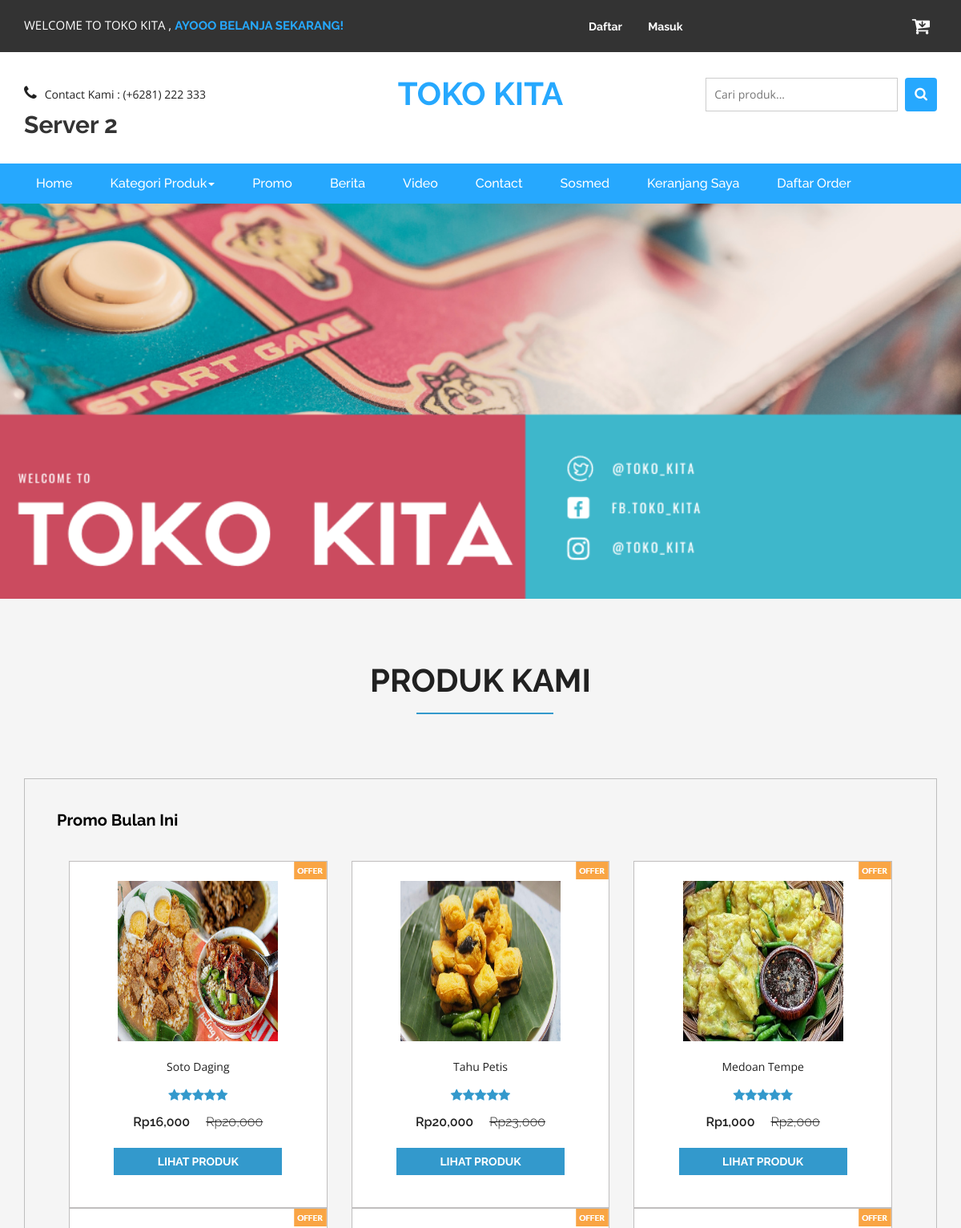
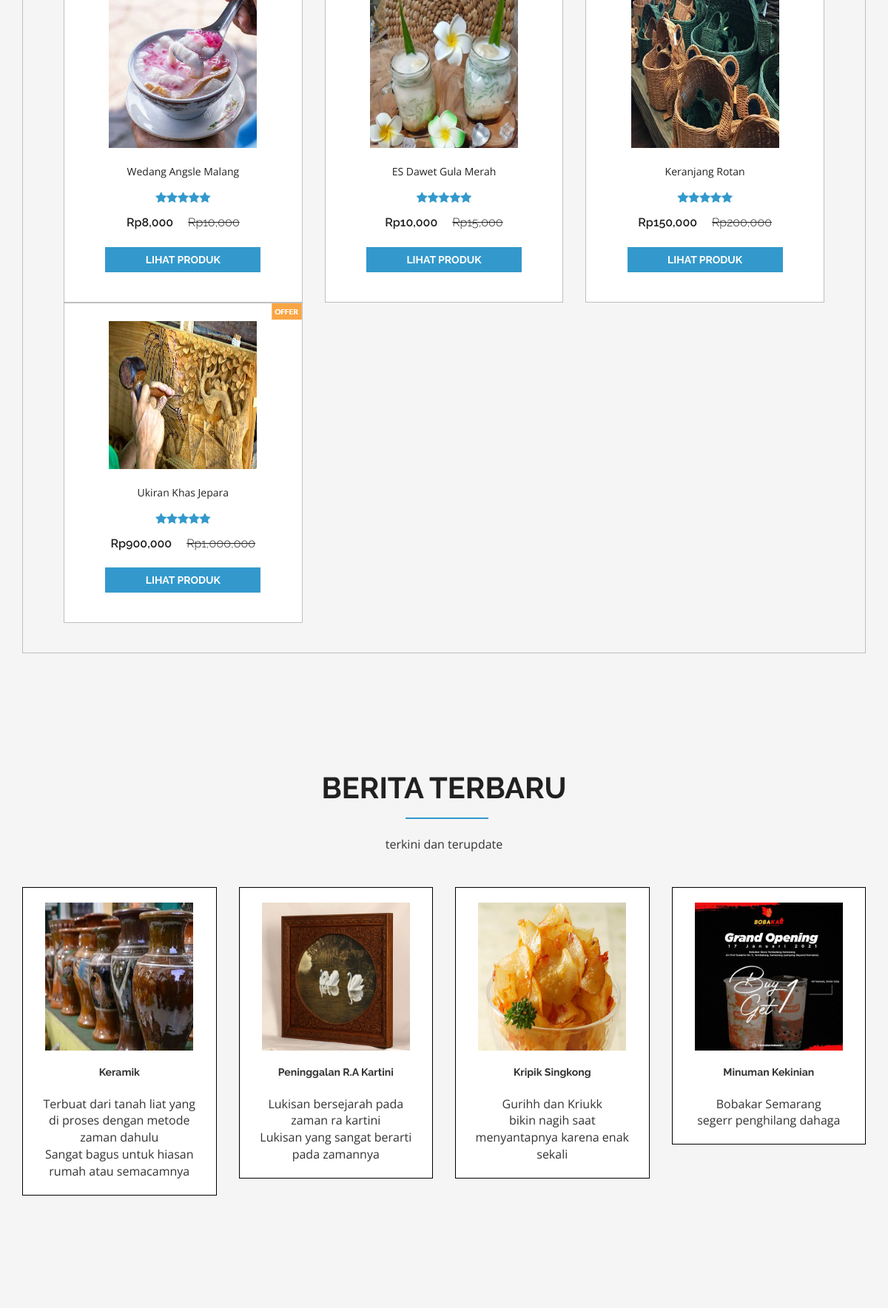
The page / (upper part) on the database its author committed (2 pictures, top to bottom).
### tables this page shows
CREATE TABLE `produk` (
  `idproduk` int(11) NOT NULL,
  `idkategori` int(11) NOT NULL,
  `namaproduk` varchar(30) NOT NULL,
  `gambar` varchar(100) NOT NULL,
  `deskripsi` varchar(200) NOT NULL,
  `rate` int(11) NOT NULL,
  `hargabefore` int(11) NOT NULL,
  `hargaafter` int(11) NOT NULL,
  `tgldibuat` timestamp NOT NULL DEFAULT current_timestamp()
);

CREATE TABLE `berita` (
  `id_berita` int(5) UNSIGNED NOT NULL,
  `idkategori` int(11) NOT NULL,
  `judul` varchar(100) NOT NULL DEFAULT '',
  `headline` text NOT NULL,
  `isi` text NOT NULL,
  `gambar` varchar(100) NOT NULL,
  `pengirim` varchar(15) NOT NULL DEFAULT '',
  `tanggal` timestamp NOT NULL DEFAULT current_timestamp() ON UPDATE current_timestamp()
);

### index.php (the view, shortened to what this page needs)
<?php
include 'dbconnect.php';
?>
<!DOCTYPE html>
<html>
<head>
	<link href="css/bootstrap.css" rel="stylesheet" type="text/css" media="all" />
	<link href="css/style.css" rel="stylesheet" type="text/css" media="all" />
	<link href="css/okok.css" rel="stylesheet" type="text/css" media="all" />
	<link href="css/font-awesome.css" rel="stylesheet">
</head>
<body>
	<div class="agileits_header">
		<div class="container">
			<div class="w3l_offers">
				<p>WELCOME TO TOKO KITA , <a>AYOOO BELANJA SEKARANG!</a></p>
			</div>
			<div class="agile-login">
				<ul>
					<?php
					if (!isset($_SESSION['log'])) {
						echo '
					<li><a href="registered.php"> Daftar</a></li>
					<li><a href="login.php">Masuk</a></li>
					';
					}
					?>
				</ul>
			</div>
			<div class="product_list_header">
				<a href="cart.php"><button class="w3view-cart" type="submit" name="submit" value=""><i class="fa fa-cart-arrow-down" aria-hidden="true"></i></button>
				</a>
			</div>
			<div class="clearfix"> </div>
		</div>
	</div>
	<div class="logo_products">
		<div class="container">
			<div class="w3ls_logo_products_left1">
				<ul class="phone_email">
					<li><i class="fa fa-phone" aria-hidden="true"></i>Contact Kami : (+6281) 222 333</li>
				</ul>
			</div>
			<div class="w3ls_logo_products_left">
				<h1><a href="index.php">TOKO KITA</a></h1>
			</div>
			<div class="w3l_search">
				<form action="search.php" method="post">
					<input type="search" name="Search" placeholder="Cari produk...">
					<button type="submit" class="btn btn-default search" aria-label="Left Align">
						<i class="fa fa-search" aria-hidden="true"> </i>
					</button>
				</form>
			</div>
			<div class="clearfix"> </div>
			<h2>Server 2</h2>
		</div>
	</div>
	<div class="navigation-agileits">
		<div class="container">
			<nav class="navbar navbar-default">
				<div class="collapse navbar-collapse" id="bs-megadropdown-tabs">
					<ul class="nav navbar-nav">
						<li class="active"><a href="index.php" class="act">Home</a></li>
						<li class="dropdown">
							<a href="#" class="dropdown-toggle" data-toggle="dropdown">Kategori Produk<b class="caret"></b></a>
						</li>
						<li><a href="#promo">Promo</a></li>
						<li><a href="#berita">Berita</a></li>
						<li><a href="#video">Video</a></li>
						<li><a href="#contact">Contact</a></li>
						<li><a href="#sosmed">Sosmed</a></li>
						<li><a href="cart.php">Keranjang Saya</a></li>
						<li><a href="daftarorder.php">Daftar Order</a></li>
					</ul>
				</div>
			</nav>
		</div>
	</div>
	<ul id="demo1">
		<li>
			<img src="images/slider1.png" alt="" />
		</li>
	</ul>
	<div id="promo" class="top-brands">
		<div class="container">
			<h2>Produk Kami</h2>
			<div class="grid_3 grid_5">
				<div class="bs-example bs-example-tabs" role="tabpanel" data-example-id="togglable-tabs">
					<div id="myTabContent" class="tab-content">
						<div role="tabpanel" class="tab-pane fade in active" id="expeditions" aria-labelledby="expeditions-tab">
							<div class="agile-tp">
								<h5>Promo Bulan Ini
								</h5>
							</div>
							<div class="agile_top_brands_grids">
								<?php
								$brgs = mysqli_query($conn, "SELECT * from produk order by idproduk ASC");
								while ($p = mysqli_fetch_array($brgs)) {
								?>
									<div class="col-md-4 top_brand_left">
										<div class="hover14 column">
											<div class="agile_top_brand_left_grid">
												<div class="agile_top_brand_left_grid_pos">
													<img src="images/offer.png" alt=" " class="img-responsive" />
												</div>
												<div class="agile_top_brand_left_grid1">
													<figure>
														<div class="snipcart-item block">
															<div class="snipcart-thumb">
																<a href="product.php?idproduk=<?php echo $p['idproduk'] ?>"><img title=" " alt=" " src="<?php echo $p['gambar'] ?>" width="200px" height="200px" /></a>
																<p><?php echo $p['namaproduk'] ?></p>
																<div class="stars">
																	<?php
																	$rate = $p['rate'];
																	for ($n = 1; $n <= $rate; $n++) {
																		echo '<i class="fa fa-star blue-star" aria-hidden="true"></i>';
																	};
																	?>
																</div>
																<h4>Rp<?php echo number_format($p['hargaafter']) ?> <span>Rp<?php echo number_format($p['hargabefore']) ?></span></h4>
															</div>
															<div class="snipcart-details top_brand_home_details">
																<fieldset>
																	<a href="product.php?idproduk=<?php echo $p['idproduk'] ?>"><input type="submit" class="button" value="Lihat Produk" /></a>
																</fieldset>
															</div>
														</div>
													</figure>
												</div>
											</div>
										</div>
									</div>
								<?php
								}
								?>
							</div>
						</div>
					</div>
				</div>
			</div>
		</div>
	</div>
	<div id="berita" class="top-brands">
		<section id="news" class="home-section text-center">
			<?php
			include "berita.php";
			?>
		</section>
	</div>
	<div id="video" class="top-brands">
	</div>
	<link href="css/skdslider.css" rel="stylesheet">
</body>
</html>

### berita.php
<?php
include 'dbconnect.php';
?>
<div class="heading-about marginbot-50">
    <div class="container">
        <div class="row">
            <div class="col-lg-8 col-lg-offset-2">
                <div class="section-heading">
                    <h2>Berita Terbaru</h2><br>
                    <p>terkini dan terupdate</p>
                </div>
            </div>
        </div>
    </div>
</div>
<div class="container">
    <div class="row">
        <?php
        $sql = mysqli_query($conn, "SELECT * FROM berita ORDER BY id_berita DESC");
        while ($hasil = mysqli_fetch_array($sql)) {
            $judul  = stripslashes($hasil['judul']);
            $gambar = stripslashes($hasil['gambar']);
            $hl = stripslashes($hasil['headline']);
            $isi = stripslashes($hasil['isi']);
        ?>
            <div class="col-sm-3 col-md-3"><br><br>
                <div class="service-box">
                    <div class="service-icon">
                        <img src="<?php echo $gambar; ?>" width="200px" height="200px">
                        <br><br>
                        <h5><?php echo $judul; ?></h5><br>
                        <p><?php echo $hl; ?></p>
                        <p><?php echo $isi; ?></p>
                    </div>
                </div>
            </div>
        <?php } ?>
    </div>
</div>

### css/okok.css (style rules this page uses)
.service-icon { border: 1px solid black; padding: 20px; background-color: white; }

### css/skdslider.css (style rules this page uses)
.skdslider ul.slides { margin:0; padding:0; list-style-type:none; }
.skdslider ul.slides li { display: none; }
.skdslider ul.slides li img { width: 100%; border:0; }

### rows shown on the page
produk: gambar (picture), namaproduk "Soto Daging", rate 5 (drawn), hargaafter "16,000", hargabefore "20,000"
produk: gambar (picture), namaproduk "Tahu Petis", rate 5 (drawn), hargaafter "20,000", hargabefore "23,000"
produk: gambar (picture), namaproduk "Medoan Tempe", rate 5 (drawn), hargaafter "1,000", hargabefore "2,000"
produk: gambar (picture), namaproduk "Wedang Angsle Malang", rate 5 (drawn), hargaafter "8,000", hargabefore "10,000"
produk: gambar (picture), namaproduk "ES Dawet Gula Merah", rate 5 (drawn), hargaafter "10,000", hargabefore "15,000"
produk: gambar (picture), namaproduk "Keranjang Rotan", rate 5 (drawn), hargaafter "150,000", hargabefore "200,000"
produk: gambar (picture), namaproduk "Ukiran Khas Jepara", rate 5 (drawn), hargaafter "900,000", hargabefore "1,000,000"
berita: gambar (picture), judul "Keramik", headline "Terbuat dari tanah liat yang di proses dengan metode zaman dahulu", isi "Sangat bagus untuk hiasan rumah atau semacamnya"
berita: gambar (picture), judul "Peninggalan R.A Kartini", headline "Lukisan bersejarah pada zaman ra kartini", isi "Lukisan yang sangat berarti pada zamannya"
berita: gambar (picture), judul "Kripik Singkong", headline "Gurihh dan Kriukk", isi "bikin nagih saat menyantapnya karena enak sekali"
berita: gambar (picture), judul "Minuman Kekinian", headline "Bobakar Semarang", isi "segerr penghilang dahaga"
